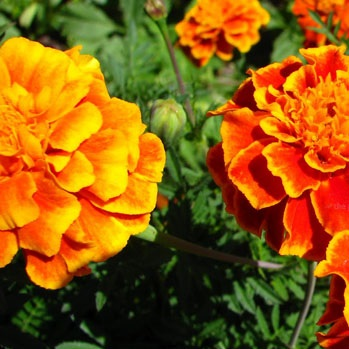
%> input picture picture_0v.jpg, 349 x 349 px
$ octave demosaic_algorithm.m   (GNU Octave 9; MATLAB toolbox functions it lacks are replaced by stand-ins)
%> lines starting %> are read from the running program, lines starting %| are printed output that depends on the picture
%% demosaic algorithm
% A Rostov 07/05/2018
% farbius@protonmail.com
%%
clc
clear
% èñõîäíûé ôàéë
fileID = -1;
errmsg = '';
while fileID < 0
   disp(errmsg);
   filename = input('Open file: ', 's');
%> the answer given: picture_0v.jpg
   [fileID,errmsg] = fopen(filename);
   I = imread(filename);
%> I is the input picture: size 349x349x3 uint8; mean R, G, B 140.8, 90.1, 15.2
end
[Nx, Ny, Nz] = size(I);
%> Nx = 349; Ny = 349; Nz = 3

%% mask for G
Zo1O = zeros(Nx, Ny);
for i = 1 : Nx
    for j = 1 : Ny
        if(mod(i, 2) == 0)
            if(mod(j, 2) == 0)
              Zo1O(i, j) = 1;
            else
              Zo1O(i, j) = 0;
            end
        else
            if(mod(j, 2) == 0)
              Zo1O(i, j) = 0;
            else
              Zo1O(i, j) = 1;
            end
        end
    end
end
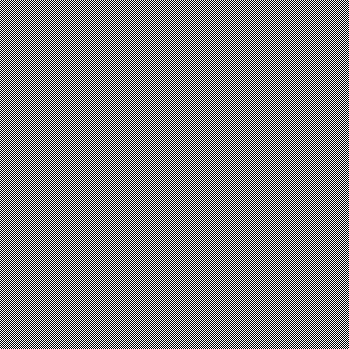
%> Zo1O: size 349x349 double; values 0 (black) and 1 (white), 50% white; black in thin lines or dots
maskG = (Zo1O);
%% mask for R
Zo2O = zeros(Nx, Ny);
for i = 1 : Nx
    for j = 1 : Ny
        if(mod(i, 2) == 0)
            if(mod(j, 2) == 0)
              Zo2O(i, j) = 0;
            else
              Zo2O(i, j) = 1;
            end
        end
    end
end
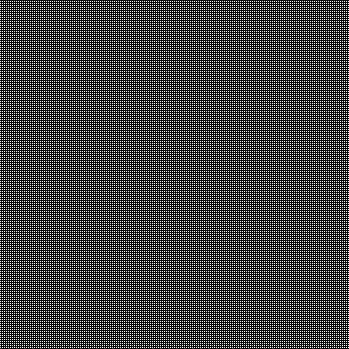
%> Zo2O: size 349x349 double; values 0 (black) and 1 (white), 25% white in thin lines or dots
maskB = (Zo2O);
%% mask for B
Zo3O = zeros(Nx, Ny);
for i = 1 : Nx
    for j = 1 : Ny
        if(mod(i, 2) ~= 0)
            if(mod(j, 2) == 0)
              Zo3O(i, j) = 1;
            else
              Zo3O(i, j) = 0;
            end
        end
    end
end
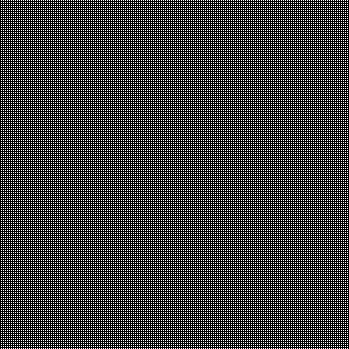
%> Zo3O: size 349x349 double; values 0 (black) and 1 (white), 25% white in thin lines or dots
maskR = (Zo3O);

%% Bayer filter output
Iout = I;
Iout(:, :, 1) = uint8(double(Iout(:, :, 1)).*maskR);
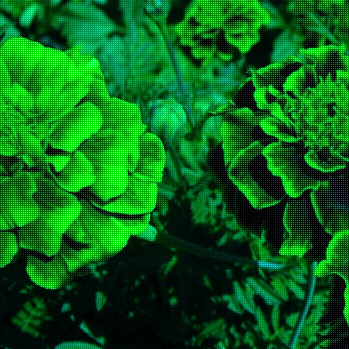
%> Iout: size 349x349x3 uint8; mean R, G, B 35.1, 90.1, 15.2
Iout(:, :, 2) = uint8(double(Iout(:, :, 2)).*maskG);
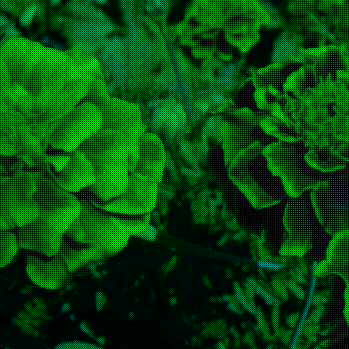
%> Iout: size 349x349x3 uint8; mean R, G, B 35.1, 45.1, 15.2
Iout(:, :, 3) = uint8(double(Iout(:, :, 3)).*maskB);
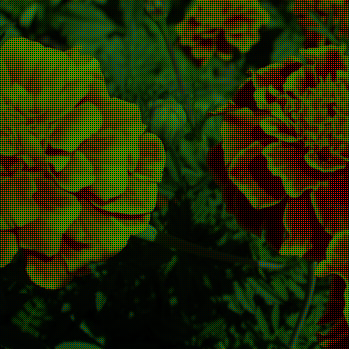
%> Iout: size 349x349x3 uint8; mean R, G, B 35.1, 45.1, 3.8

IoutByte = zeros(Nx, Ny);

IoutByte = Iout(:, :, 1) + Iout(:, :, 2) + Iout(:, :, 3);
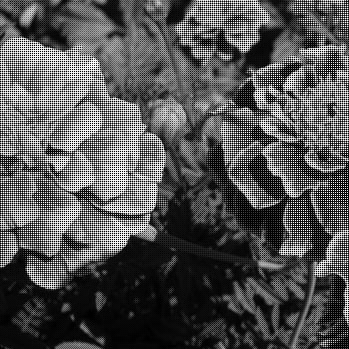
%> IoutByte: size 349x349 uint8; min 0, max 255, mean 84

%
fid = fopen('BayerData.txt', 'w');
display('Writing data for RTL model...');
for i = 1 : Nx
    for j = 1 : Ny
      fprintf(fid, '%x\n', IoutByte(i, j));
    end
end
fclose(fid);

%%
fid = fopen('parameter.vh', 'w');
fprintf(fid,'parameter Nrows   = %d ;\n', Ny);
fprintf(fid,'parameter Ncol    = %d ;\n', Nx);
fclose(fid);
display('Please, start write_prj.tcl');
prompt = 'Press Enter when RTL modeling is done \n';
x = input(prompt);

%% read processing data
fidR = fopen(fullfile([pwd '\demosaicing.sim\sim_1\behav\xsim'],'Rs_out.txt'), 'r');
fidG = fopen(fullfile([pwd '\demosaicing.sim\sim_1\behav\xsim'],'Gs_out.txt'), 'r');
fidB = fopen(fullfile([pwd '\demosaicing.sim\sim_1\behav\xsim'],'Bs_out.txt'), 'r');
R = zeros(1, Nx*Ny);
G = zeros(1, Nx*Ny);
B = zeros(1, Nx*Ny);
%> (the run ends here)
